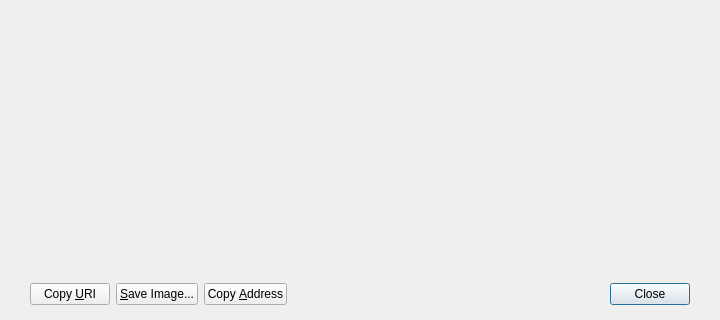
<?xml version="1.0" encoding="UTF-8"?>
<ui version="4.0">
 <class>ReceiveRequestDialog</class>
 <widget class="QDialog" name="ReceiveRequestDialog">
  <property name="geometry">
   <rect>
    <x>0</x>
    <y>0</y>
    <width>720</width>
    <height>320</height>
   </rect>
  </property>
  <layout class="QVBoxLayout" name="verticalLayout_2">
   <property name="spacing">
    <number>0</number>
   </property>
   <property name="leftMargin">
    <number>0</number>
   </property>
   <property name="topMargin">
    <number>15</number>
   </property>
   <property name="rightMargin">
    <number>0</number>
   </property>
   <property name="bottomMargin">
    <number>0</number>
   </property>
   <item>
    <layout class="QVBoxLayout" name="verticalLayout">
     <property name="spacing">
      <number>0</number>
     </property>
     <item>
      <layout class="QHBoxLayout" name="horizontalLayout_3">
       <property name="spacing">
        <number>24</number>
       </property>
       <property name="leftMargin">
        <number>10</number>
       </property>
       <property name="topMargin">
        <number>0</number>
       </property>
       <property name="rightMargin">
        <number>30</number>
       </property>
       <property name="bottomMargin">
        <number>0</number>
       </property>
       <item>
        <widget class="QRImageWidget" name="lblQRCode">
         <property name="sizePolicy">
          <sizepolicy hsizetype="Minimum" vsizetype="Minimum">
           <horstretch>0</horstretch>
           <verstretch>0</verstretch>
          </sizepolicy>
         </property>
         <property name="minimumSize">
          <size>
           <width>200</width>
           <height>200</height>
          </size>
         </property>
         <property name="maximumSize">
          <size>
           <width>200</width>
           <height>200</height>
          </size>
         </property>
         <property name="toolTip">
          <string>QR Code</string>
         </property>
         <property name="textFormat">
          <enum>Qt::PlainText</enum>
         </property>
         <property name="alignment">
          <set>Qt::AlignCenter</set>
         </property>
         <property name="wordWrap">
          <bool>true</bool>
         </property>
        </widget>
       </item>
       <item>
        <layout class="QVBoxLayout" name="verticalLayout_3">
         <property name="topMargin">
          <number>25</number>
         </property>
         <property name="bottomMargin">
          <number>25</number>
         </property>
         <item>
          <spacer name="verticalSpacer">
           <property name="orientation">
            <enum>Qt::Vertical</enum>
           </property>
           <property name="sizeHint" stdset="0">
            <size>
             <width>20</width>
             <height>40</height>
            </size>
           </property>
          </spacer>
         </item>
         <item>
          <widget class="QLabel" name="outUri">
           <property name="sizePolicy">
            <sizepolicy hsizetype="Expanding" vsizetype="Expanding">
             <horstretch>0</horstretch>
             <verstretch>0</verstretch>
            </sizepolicy>
           </property>
           <property name="minimumSize">
            <size>
             <width>0</width>
             <height>50</height>
            </size>
           </property>
           <property name="frameShape">
            <enum>QFrame::NoFrame</enum>
           </property>
           <property name="frameShadow">
            <enum>QFrame::Plain</enum>
           </property>
           <property name="wordWrap">
            <bool>true</bool>
           </property>
           <property name="alignment">
            <set>Qt::AlignLeft|Qt::AlignTop</set>
           </property>
           <property name="textInteractionFlags">
            <set>Qt::TextSelectableByKeyboard|Qt::TextSelectableByMouse</set>
           </property>
          </widget>
         </item>
         <item>
          <spacer name="verticalSpacer_2">
           <property name="orientation">
            <enum>Qt::Vertical</enum>
           </property>
           <property name="sizeHint" stdset="0">
            <size>
             <width>20</width>
             <height>40</height>
            </size>
           </property>
          </spacer>
         </item>
        </layout>
       </item>
      </layout>
     </item>
    </layout>
   </item>
   <item>
    <widget class="QWidget" name="buttonsContainerWhite" native="true">
     <layout class="QVBoxLayout" name="verticalLayout_4">
      <property name="leftMargin">
       <number>30</number>
      </property>
      <property name="topMargin">
       <number>15</number>
      </property>
      <property name="rightMargin">
       <number>30</number>
      </property>
      <property name="bottomMargin">
       <number>15</number>
      </property>
      <item>
       <layout class="QHBoxLayout" name="horizontalLayout">
        <item>
         <widget class="QPushButton" name="btnCopyURI">
          <property name="text">
           <string>Copy &amp;URI</string>
          </property>
          <property name="autoDefault">
           <bool>false</bool>
          </property>
         </widget>
        </item>
        <item>
         <widget class="QPushButton" name="btnSaveAs">
          <property name="text">
           <string>&amp;Save Image...</string>
          </property>
          <property name="autoDefault">
           <bool>false</bool>
          </property>
         </widget>
        </item>
        <item>
         <widget class="QPushButton" name="btnCopyAddress">
          <property name="text">
           <string>Copy &amp;Address</string>
          </property>
          <property name="autoDefault">
           <bool>false</bool>
          </property>
         </widget>
        </item>
        <item>
         <spacer name="horizontalSpacer">
          <property name="orientation">
           <enum>Qt::Horizontal</enum>
          </property>
          <property name="sizeHint" stdset="0">
           <size>
            <width>40</width>
            <height>20</height>
           </size>
          </property>
         </spacer>
        </item>
        <item>
         <widget class="QDialogButtonBox" name="buttonBox">
          <property name="styleSheet">
           <string notr="true"/>
          </property>
          <property name="standardButtons">
           <set>QDialogButtonBox::Close</set>
          </property>
         </widget>
        </item>
       </layout>
      </item>
     </layout>
    </widget>
   </item>
  </layout>
 </widget>
 <customwidgets>
  <customwidget>
   <class>QRImageWidget</class>
   <extends>QLabel</extends>
   <header>qt/receiverequestdialog.h</header>
  </customwidget>
 </customwidgets>
 <resources/>
 <connections>
  <connection>
   <sender>buttonBox</sender>
   <signal>rejected()</signal>
   <receiver>ReceiveRequestDialog</receiver>
   <slot>reject()</slot>
   <hints>
    <hint type="sourcelabel">
     <x>452</x>
     <y>573</y>
    </hint>
    <hint type="destinationlabel">
     <x>243</x>
     <y>298</y>
    </hint>
   </hints>
  </connection>
  <connection>
   <sender>buttonBox</sender>
   <signal>accepted()</signal>
   <receiver>ReceiveRequestDialog</receiver>
   <slot>accept()</slot>
   <hints>
    <hint type="sourcelabel">
     <x>452</x>
     <y>573</y>
    </hint>
    <hint type="destinationlabel">
     <x>243</x>
     <y>298</y>
    </hint>
   </hints>
  </connection>
 </connections>
</ui>
